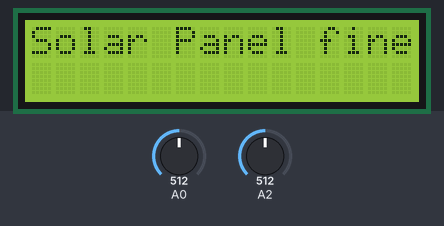
Bench run of a sketch on a simulated Arduino Uno, built with avr-gcc and run on an emulated ATmega328P. Parts: 16×2 character LCD. The inputs (shaded band) are chosen by the test bench; at power-on: A2 = 512, A0 = 512.

Above: at 1.2 s.
1.3 s: A2 set to 487
At 2.5 s:
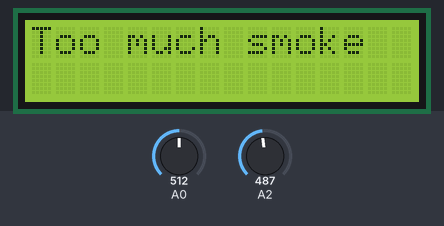
5.4 s: A0 set to 264
7.6 s: A0 set to 237
At 9.0 s:
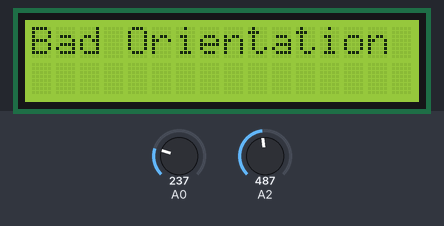
11.7 s: A0 set to 260
At 12.6 s:
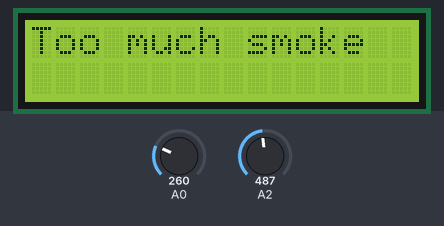
15.8 s: A0 set to 240
At 16.8 s:
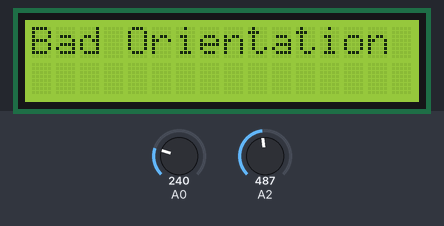
Timing chart, 0 to 18.8 s (numbered marks = the images above; inputs shaded):
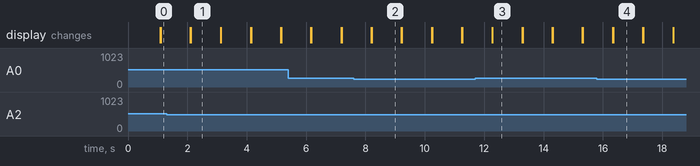

The sketch:

project2-mars.ino
```cpp
#include <Adafruit_LiquidCrystal.h>

Adafruit_LiquidCrystal lcd(0);
int sensor;
int threshold = 500;
float smoke;

void setup()
{
  Serial.begin(9600);
  lcd.begin(16, 2);
}

void loop()
{
  sensor = analogRead(A2);
  smoke = analogRead(A0);

  if(sensor < threshold){
    if(smoke >= 250){
      lcd.print("Too much smoke");
      delay(1000);
      lcd.clear();
    }
    else{
      lcd.print("Bad Orientation");
      delay(1000);
      lcd.clear();
    }
  }
  else{
  	lcd.print("Solar Panel fine!");
    delay(1000);
    lcd.clear();
  }
}
```

Measured:
- the behaviour switches between 500 and 499 on A2 (found by bisection; images 0 and 1)
- the behaviour switches between 250 and 249 on A0 (found by bisection; images 1 and 2)
- after the input at 1.3 s, the display: first differs from a run without the input after 0.81 s (image 1)
- after the input at 7.6 s, the display: first differs from a run without the input after 0.61 s (image 2)
- after the input at 11.7 s, the display: first differs from a run without the input after 0.58 s (image 3)
- after the input at 15.8 s, the display: first differs from a run without the input after 0.54 s (image 4)
- what the display in image 1 shows lasts 1.0 s, from 2.1 s to 3.1 s
